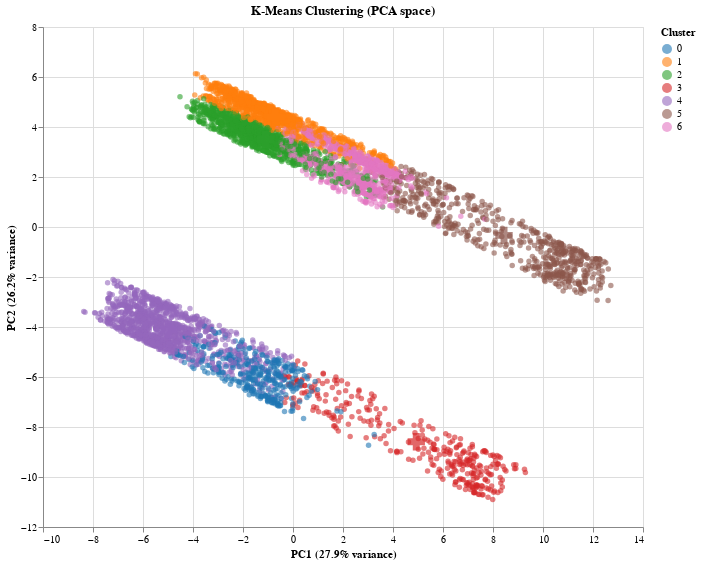

Source (notebook cell):
### Code cell
# Get data for selected iteration
selected_iteration = len(iteration_data) - 1
iteration_info = iteration_data[selected_iteration]

# Create DataFrame for plotting
plot_df = X_pca_df.copy()
plot_df['cluster'] = iteration_info['clusters']
plot_df['cluster'] = plot_df['cluster'].astype(str)

# Create DataFrame for centroids
centroids_df = pd.DataFrame({
    'PC1': iteration_info['centroids_pc1'],
    'PC2': iteration_info['centroids_pc2'],
    'cluster': [str(i) for i in range(k)]
})

# Create scatter plot of data points
points = alt.Chart(plot_df).mark_circle(
    size=30,
    opacity=0.6
).encode(
    x=alt.X('PC1:Q', title=f'PC1 ({variance_explained[0]:.1%} variance)'),
    y=alt.Y('PC2:Q', title=f'PC2 ({variance_explained[1]:.1%} variance)'),
    color=alt.Color('cluster:N', title='Cluster',
                    scale=alt.Scale(scheme='category10')),
    tooltip=[
        alt.Tooltip('PC1:Q', format='.2f'),
        alt.Tooltip('PC2:Q', format='.2f'),
        'cluster:N'
    ]
)

# Create scatter plot of centroids
centroids_plot = alt.Chart(centroids_df).mark_point(
    shape='cross',
    size=300,
    filled=True,
    strokeWidth=3
).encode(
    x='PC1:Q',
    y='PC2:Q',
    color=alt.Color('cluster:N',
                    scale=alt.Scale(scheme='category10')),
    tooltip=[
        alt.Tooltip('PC1:Q', format='.2f'),
        alt.Tooltip('PC2:Q', format='.2f'),
        'cluster:N'
    ]
)

# Combine plots
chart = alt.layer(points, centroids_plot).properties(
    title='K-Means Clustering (PCA space)',
    width=600,
    height=500
)

chart

### Figure 1 — Vega-Lite specification as saved in the notebook (floating-point values rounded to 4 significant figures; data arrays with more than 128 entries replaced by an {"elided": "..."} marker saying what was removed)
{"config": {"view": {"continuousWidth": 300, "continuousHeight": 300}}, "layer": [{"data": {"name": "data-48786c46b02a3d20247d9dc4311655d3"}, "mark": {"type": "circle", "opacity": 0.6, "size": 30}, "encoding": {"color": {"field": "cluster", "scale": {"scheme": "category10"}, "title": "Cluster", "type": "nominal"}, "tooltip": [{"field": "PC1", "format": ".2f", "type": "quantitative"}, {"field": "PC2", "format": ".2f", "type": "quantitative"}, {"field": "cluster", "type": "nominal"}], "x": {"field": "PC1", "title": "PC1 (27.9% variance)", "type": "quantitative"}, "y": {"field": "PC2", "title": "PC2 (26.2% variance)", "type": "quantitative"}}}, {"data": {"name": "data-11e9137dfc5230e3b6f2897c7d9f015f"}, "mark": {"type": "point", "filled": true, "shape": "cross", "size": 300, "strokeWidth": 3}, "encoding": {"color": {"field": "cluster", "scale": {"scheme": "category10"}, "type": "nominal"}, "tooltip": [{"field": "PC1", "format": ".2f", "type": "quantitative"}, {"field": "PC2", "format": ".2f", "type": "quantitative"}, {"field": "cluster", "type": "nominal"}], "x": {"field": "PC1", "type": "quantitative"}, "y": {"field": "PC2", "type": "quantitative"}}}], "height": 500, "title": "K-Means Clustering (PCA space)", "width": 600, "$schema": "https://vega.github.io/schema/vega-lite/v5.20.1.json", "datasets": {"data-48786c46b02a3d20247d9dc4311655d3": {"elided": "5235 records"}, "data-11e9137dfc5230e3b6f2897c7d9f015f": [{"PC1": -1.545, "PC2": -5.882, "cluster": "0"}, {"PC1": -0.7133, "PC2": 4.398, "cluster": "1"}, {"PC1": -1.107, "PC2": 3.503, "cluster": "2"}, {"PC1": 4.93, "PC2": -8.59, "cluster": "3"}, {"PC1": -4.978, "PC2": -4.11, "cluster": "4"}, {"PC1": 8.441, "PC2": -0.3338, "cluster": "5"}, {"PC1": 2.365, "PC2": 2.34, "cluster": "6"}]}}
